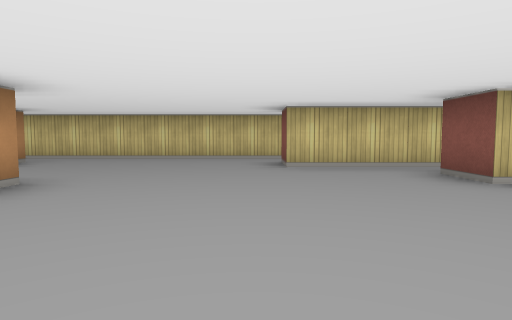
View 1 (above)

19 first-person views from a walk through a cub3D maze. The camera is about half as high as the walls, tilts 4° down and sees 75° across. The floor is counted in squares. Each view is taken from the middle of a square. On the plan, view 1 faces up. The plan holds only what a view shows up to about 9 squares ahead; the rest is blank.

View 2
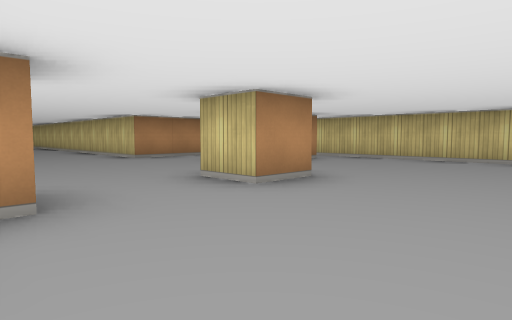

View 3
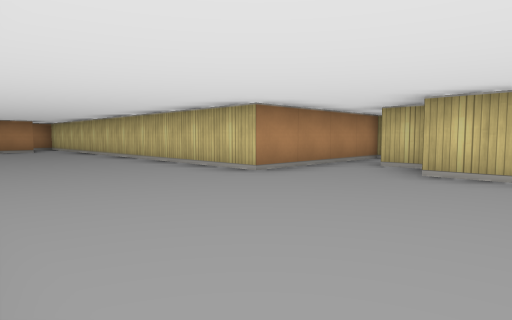

View 4
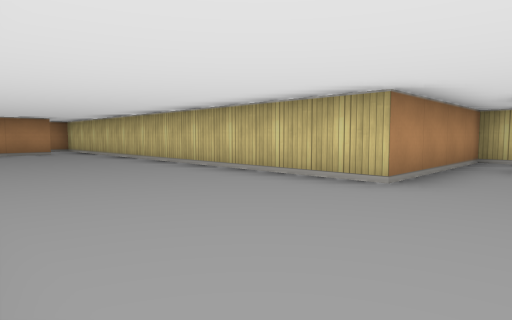

View 5
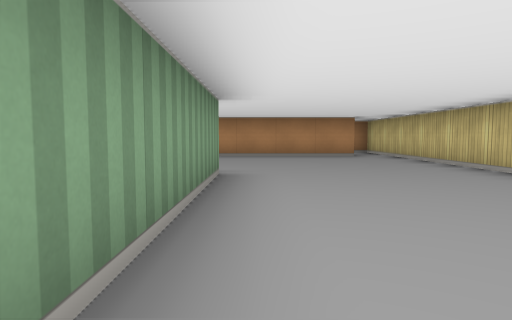

View 6
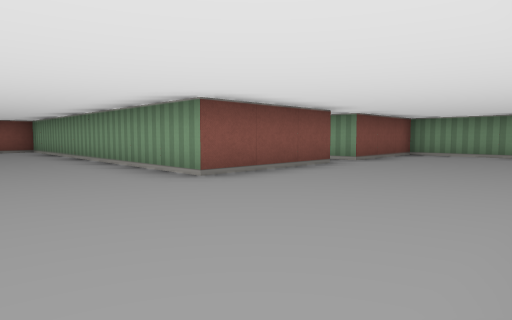

View 7
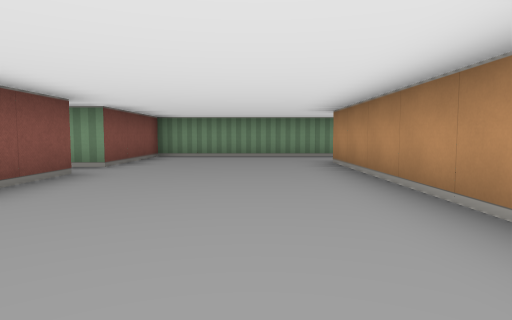

View 8
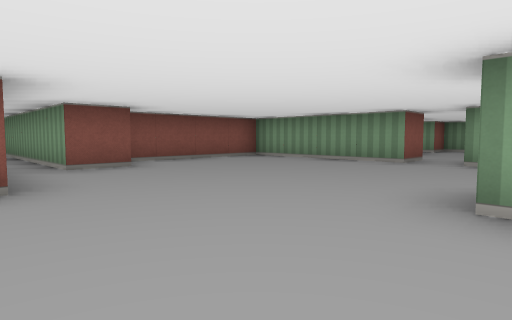

View 9
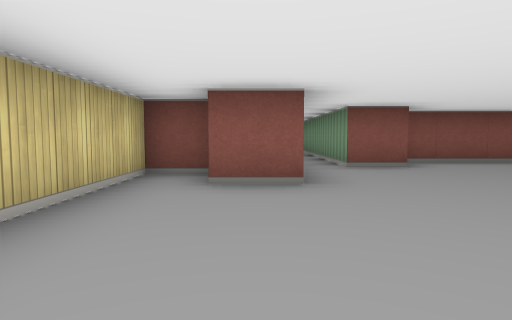

View 10
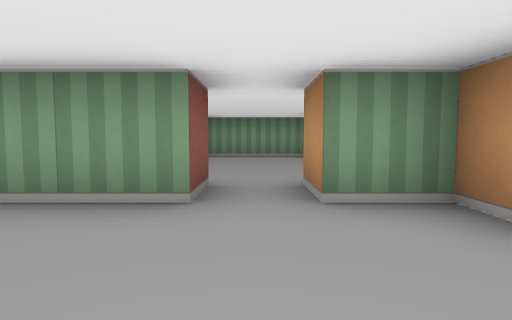

View 11
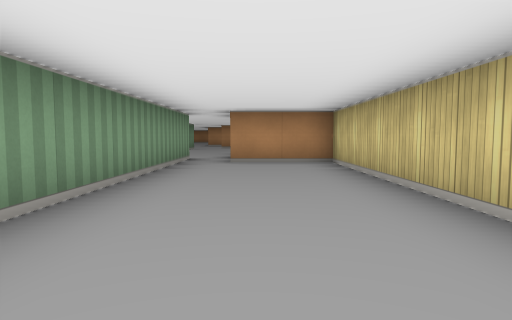

View 12
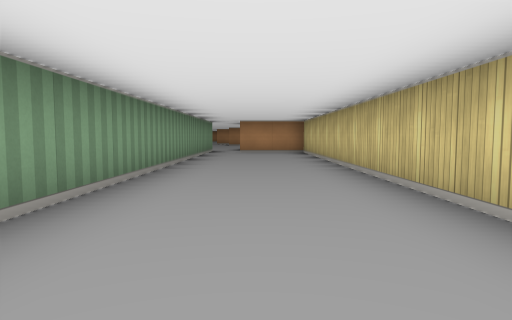

View 13
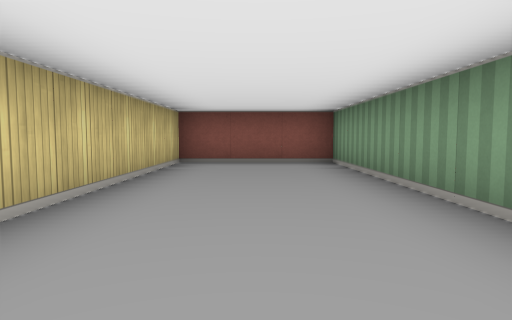

View 14
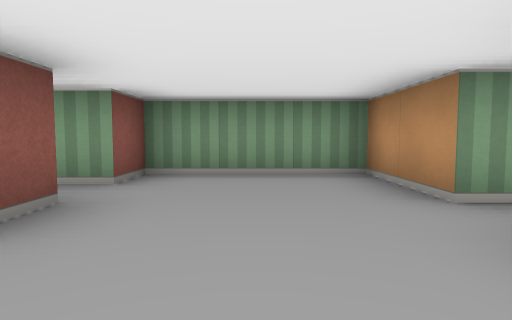

View 15
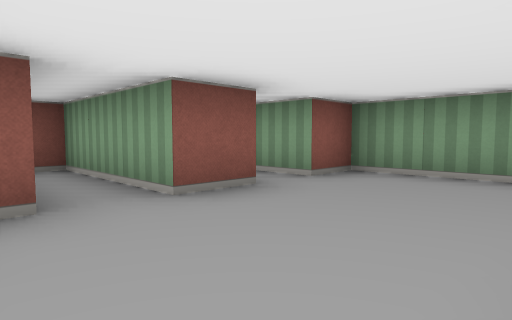

View 16
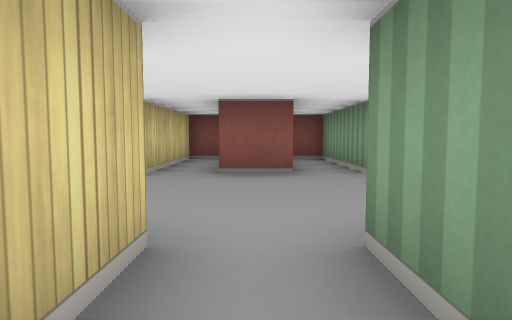

View 17
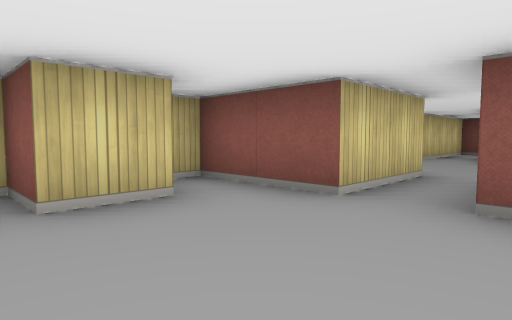

View 18
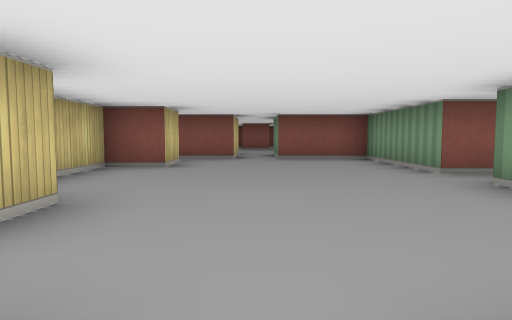

View 19
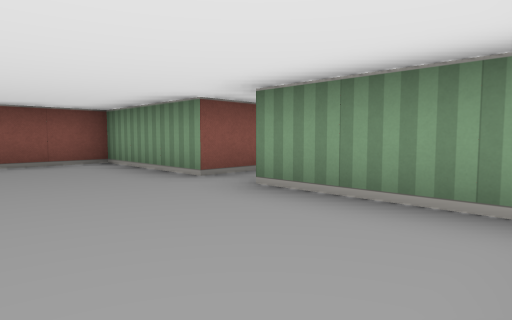

### Floor plan
Points are (right, up) in squares from view 1. A wall is a line through its corners. A room is listed if a view was taken in it or the views show most of it. See-through windows are left out.
Room 1 (views 1, 2, 3, 4, 5, 6, 7, 8, 9, 10, 18)
walls: (-4.5, 4.5) (-5.5, 4.5); (-2.5, 0.6) (-2.5, -0.5) (-1.5, -0.5) (-1.5, -1.5); (-5.8, 5.5) (-6.5, 5.5); (-2.5, 3.5) (-2.5, 2.5) (-3.5, 2.5); (-6.9, 7.5) (-7.5, 7.5) (-7.5, 3.5) (-17.1, 3.5); (-0.5, -1.6) (-0.5, -0.5) (3.5, -0.5) (3.5, 3.1); (-12.5, -3.6) (-12.5, -0.5) (-5.8, -0.5); (-16.5, 2.6) (-16.5, -5.5); (2.5, 3.4) (2.5, 4.5); (1.5, 6.6) (1.5, 7.5) (-5.2, 7.5); (3.1, 5.5) (0.5, 5.5) (0.5, 6.5); (-17, -7.5) (-12.5, -7.5) (-12.5, -4.5) (-11.8, -4.5)
ways out: opening at (3, 5) to room 2; opening at (-1, -1) to room 3; opening at (-12, -4) to room 4; opening at (-17, -6.5); opening at (-17, 3)
Room 2 (views 11, 12, 13)
walls: (2.5, 4.5) (15.5, 4.5) (15.5, 7.5) (3.5, 7.5) (3.5, 5.5)
ways out: opening at (3, 5) to room 1
Room 3 (views 14, 15, 16)
walls: (0.5, -4.6) (0.5, -3.5) (3.5, -3.5) (3.5, -2.5) (0.5, -2.5); (-2.4, -3.5) (-4.5, -3.5); (-4.5, -4.5) (-2.5, -4.5) (-2.5, -6.5) (0.5, -6.5) (0.5, -5.5) (3.5, -5.5) (3.5, -4.8)
ways out: opening at (-1, -1) to room 1; opening at (-3.5, -4) to room 4
Room 4 (views 17, 19)
walls: (-9.5, -2.5) (-10.1, -2.5); (-5.4, -2.5) (-6.5, -2.5) (-6.5, -1.5) (-7.9, -1.5); (-7.5, -7.5) (-7.5, -6.5) (-4.5, -6.5) (-4.5, -4.5); (-4.5, -3.5) (-4.5, -1.5) (-5, -1.5); (-10.8, -6.5) (-8.5, -6.5)
ways out: opening at (-12, -4) to room 1; opening at (-3.5, -4) to room 3; opening at (-8, -7.5)

Where each view was taken, in squares from view 1:
view 1: 0 up, 0 right, facing up
view 2: 0 up, 0 right, facing up-left
view 3: 0 up, 4 left, facing up-left
view 4: 0 up, 6 left, facing up-left
view 5: 0 up, 8 left, facing left
view 6: 2 up, 16 left, facing down-right
view 7: 1 up, 15 left, facing down
view 8: 6 up, 3 left, facing down-right
view 9: 6 up, 3 left, facing right
view 10: 2 up, 1 left, facing down
view 11: 6 up, 10 right, facing left
view 12: 6 up, 14 right, facing left
view 13: 6 up, 9 right, facing right
view 14: 2 down, 1 left, facing down
view 15: 2 down, 2 left, facing down-right
view 16: 4 down, 4 left, facing right
view 17: 5 down, 7 left, facing up-right
view 18: 4 down, 12 left, facing right
view 19: 4 down, 11 left, facing down-right
